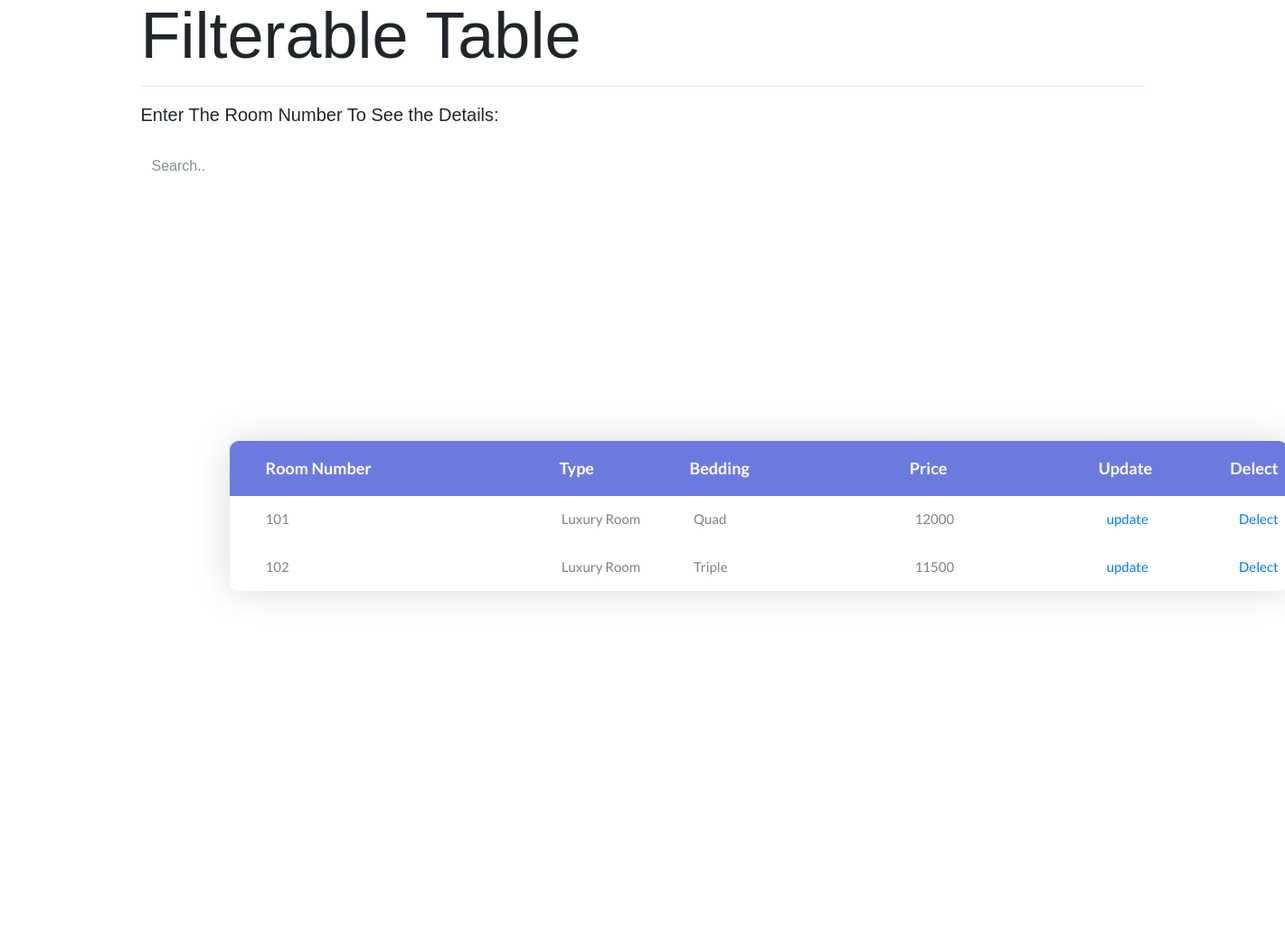
The app's page /admin_room.php, older data.
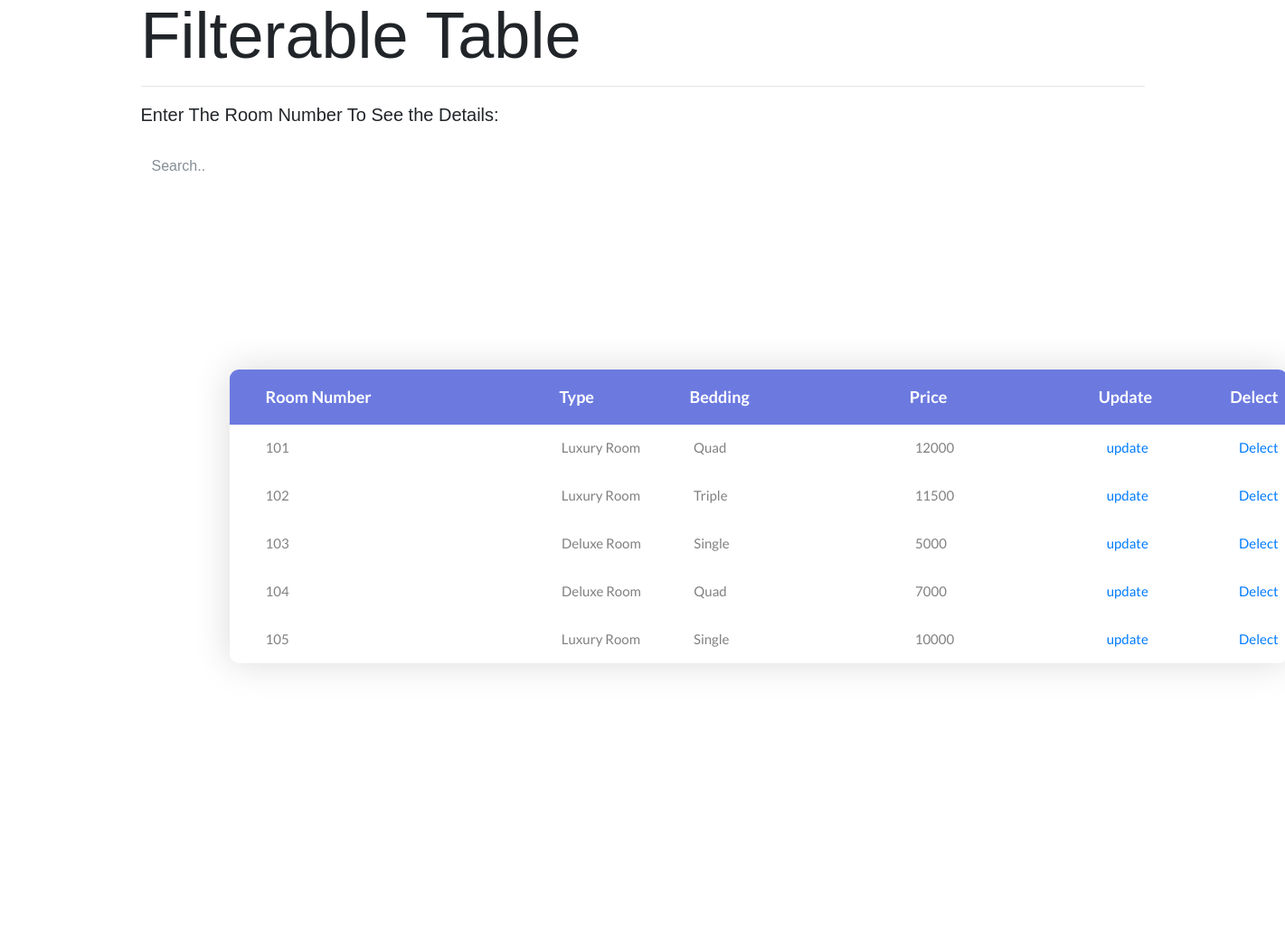
The same page, newer data.
### tables this page shows
CREATE TABLE `room_num` (
  `id` int(6) NOT NULL,
  `t_id` int(10) NOT NULL,
  `cusid` int(15) DEFAULT NULL
);

CREATE TABLE `room` (
  `id` int(10) UNSIGNED NOT NULL,
  `type` varchar(15) DEFAULT NULL,
  `bedding` varchar(10) DEFAULT NULL,
  `price` int(8) DEFAULT NULL
);

### admin_room.php (the view, shortened to what this page needs)
<!DOCTYPE html>
<html lang="en">
<head>
	<link rel="stylesheet" type="text/css" href="css/bootstrap.min.css">
	<link rel="stylesheet" type="text/css" href="fonts/font-awesome-4.7.0/css/font-awesome.min.css">
	<link rel="stylesheet" type="text/css" href="css/animate.css">
	<link rel="stylesheet" type="text/css" href="css/select2.min.css">
	<link rel="stylesheet" type="text/css" href="css/perfect-scrollbar.css">
	<link rel="stylesheet" type="text/css" href="css/util.css">
	<link rel="stylesheet" type="text/css" href="css/main.css">
</head>
<body>
	<div class="container">
	<h2 class="display-3">Filterable Table</h2>
	<hr>
  <p class="lead">Enter The Room Number To See the Details:</p><br> </di>
  <input class="form-control" id="myInput" type="text" placeholder="Search..">
  <br>
	<div class="limiter">
		<div class="container-table100">
			<div class="wrap-table100">
				<div class="table100 ver1 m-b-110">
					<div class="table100-head">
						<table>
							<thead>
								<tr class="row100 head">
									<th class="cell100 column1">Room Number</th>
									<th class="cell100 column2">Type</th>
									<th class="cell100 column3">Bedding</th>
									<th class="cell100 column4">Price</th>
									<th class="cell100 column5">Update</th>
									<th class="cell100 column5">Delect</th>
								</tr>
							</thead>
						</table>
					</div>
					<?php
                    require "connection.php";
                    $result= "SELECT rn.id,r.type,r.bedding,r.price
                              FROM room_num AS rn, room AS r
                              WHERE r.id=rn.t_id";
                    $query= mysqli_query($conn,$result);
                    while($row=mysqli_fetch_assoc($query)){
                    echo '<div class="table100-body js-pscroll">
						<table>
							<tbody id="myTable">
								<tr class="row100 body">
									<td class="cell100 column1">'.$row["id"].'</td>
									<td class="cell100 column2">'.$row["type"].'</td>
									<td class="cell100 column3">'.$row["bedding"].'</td>
									<td class="cell100 column4">'.$row["price"].'</td>
									<td class="cell100 column5"><a href=admin/update_room_form.php?id='.$row['id'].'>update</a></td>
									<td class="cell100 column6"><a href=admin/delect_room.php?id='.$row['id'].'>Delect</a></td>
								</tr>
							</tbody>
						</table>
					</div>';
                }
					?>
									</div>
				</div>
			</div>
		</div>
</body>
</html>

### css/perfect-scrollbar.css (style rules this page uses)
.ps { overflow: hidden !important; overflow-anchor: none; -ms-overflow-style: none; touch-action: auto; -ms-touch-action: auto; }

### css/main.css (style rules this page uses)
* { margin: 0px; padding: 0px; box-sizing: border-box; }
body, html { height: 100%; font-family: sans-serif; }
a { margin: 0px; transition: all 0.4s; -webkit-transition: all 0.4s; -o-transition: all 0.4s; -moz-transition: all 0.4s; }
h1,h2,h3,h4,h5,h6 { margin: 0px; }
p { margin: 0px; }
input { display: block; outline: none; border: none !important; }
.js-pscroll { position: relative; overflow: hidden; }
.limiter { width: 1366px; margin: 0 auto; }
.container-table100 { width: 100%; min-height: 100vh; background: #fff; display: -webkit-box; display: -webkit-flex; display: -moz-box; display: -ms-flexbox; display: flex; align-items: center; justify-content: center; flex-wrap: wrap; padding: 33px 30px; }
.wrap-table100 { width: 1170px; }
.table100 { background-color: #fff; }
table { width: 100%; }
th, td { font-weight: unset; padding-right: 10px; }
.column1 { width: 33%; padding-left: 40px; }
.column2 { width: 13%; }
.column3 { width: 22%; }
.column4 { width: 19%; }
.column5 { width: 13%; }
.table100-head th { padding-top: 18px; padding-bottom: 18px; }
.table100-body td { padding-top: 16px; padding-bottom: 16px; }
.table100 { position: relative; padding-top: 60px; }
.table100-head { position: absolute; width: 100%; top: 0; left: 0; }
.table100-body { max-height: 585px; overflow: auto; }
.table100.ver1 th { font-family: Lato-Bold; font-size: 18px; color: #fff; line-height: 1.4; background-color: #6c7ae0; }
.table100.ver1 td { font-family: Lato-Regular; font-size: 15px; color: #808080; line-height: 1.4; }
.table100.ver1 { border-radius: 10px; overflow: hidden; box-shadow: 0 0px 40px 0px rgba(0, 0, 0, 0.15); -moz-box-shadow: 0 0px 40px 0px rgba(0, 0, 0, 0.15); -webkit-box-shadow: 0 0px 40px 0px rgba(0, 0, 0, 0.15); -o-box-shadow: 0 0px 40px 0px rgba(0, 0, 0, 0.15); -ms-box-shadow: 0 0px 40px 0px rgba(0, 0, 0, 0.15); }

Row changes from the older to the newer data that the page shows:
added room_num: id "103", room.type "Deluxe Room", room.bedding "Single", room.price "5000"
added room_num: id "104", room.type "Deluxe Room", room.bedding "Quad", room.price "7000"
added room_num: id "105", room.type "Luxury Room", room.bedding "Single", room.price "10000"
